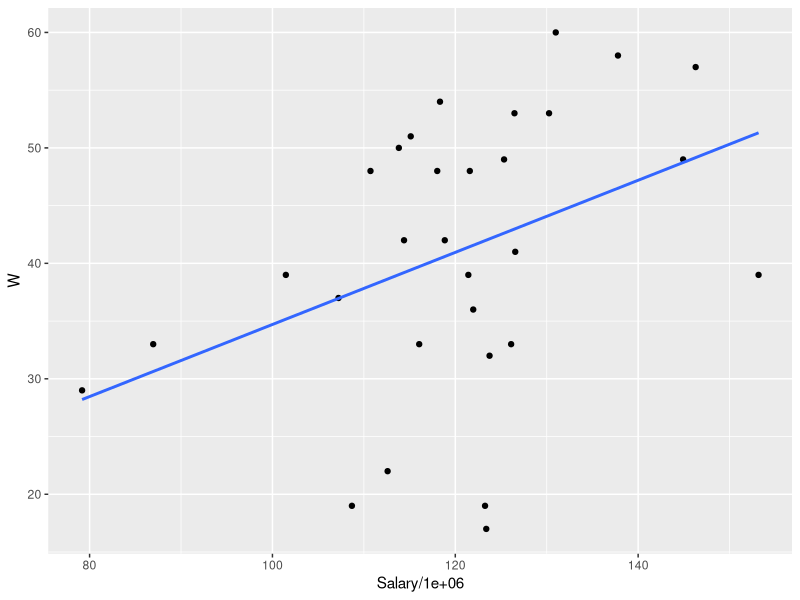
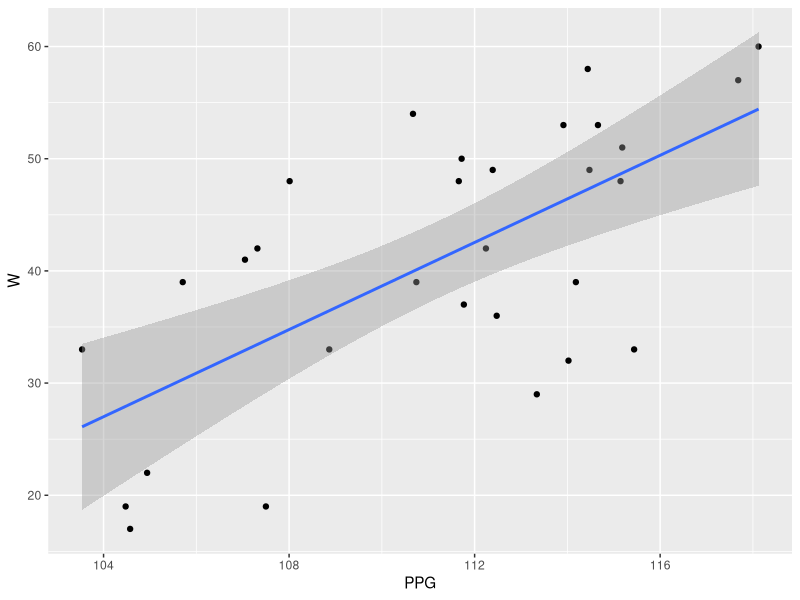
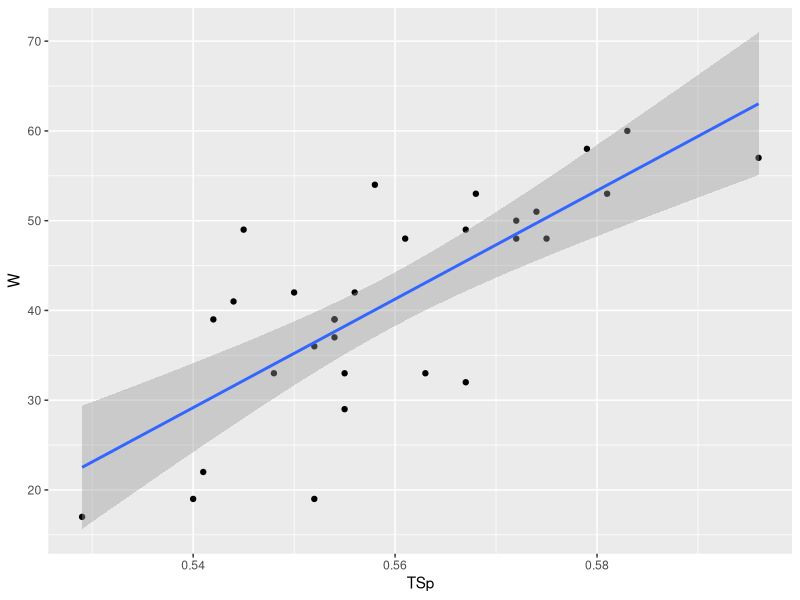
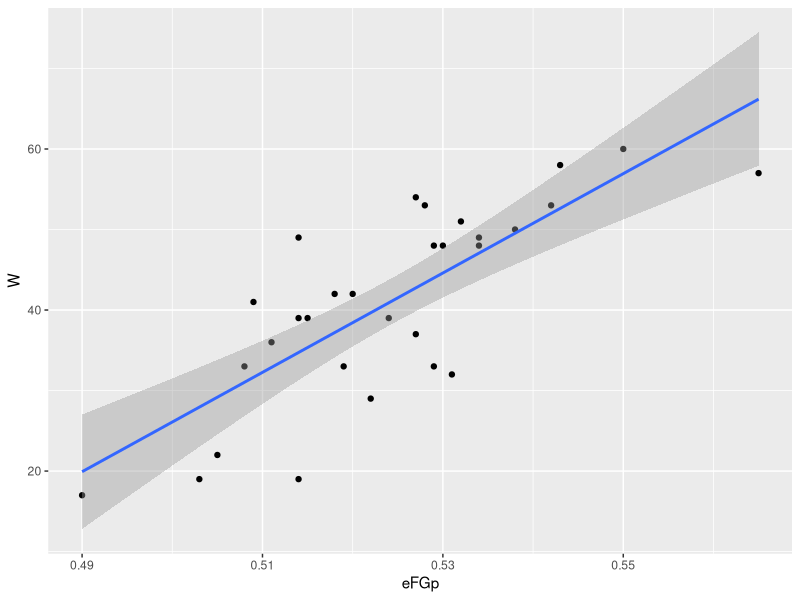
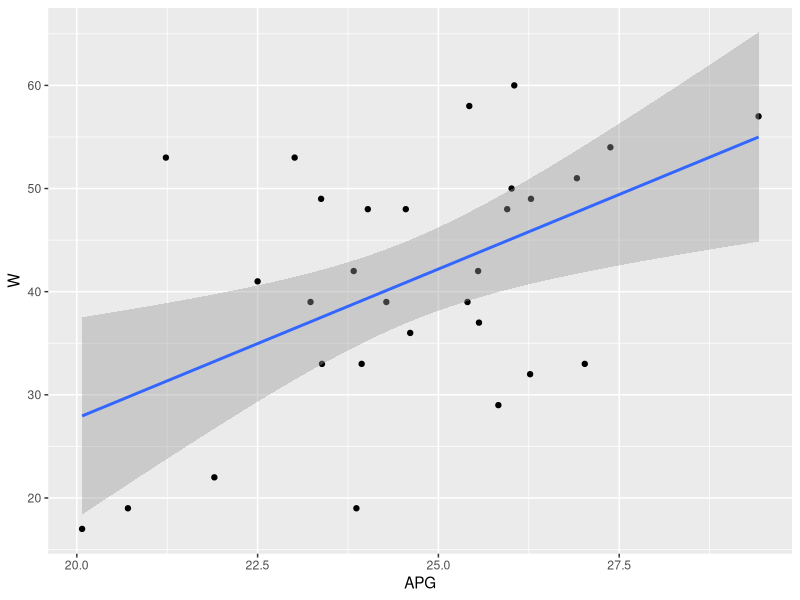
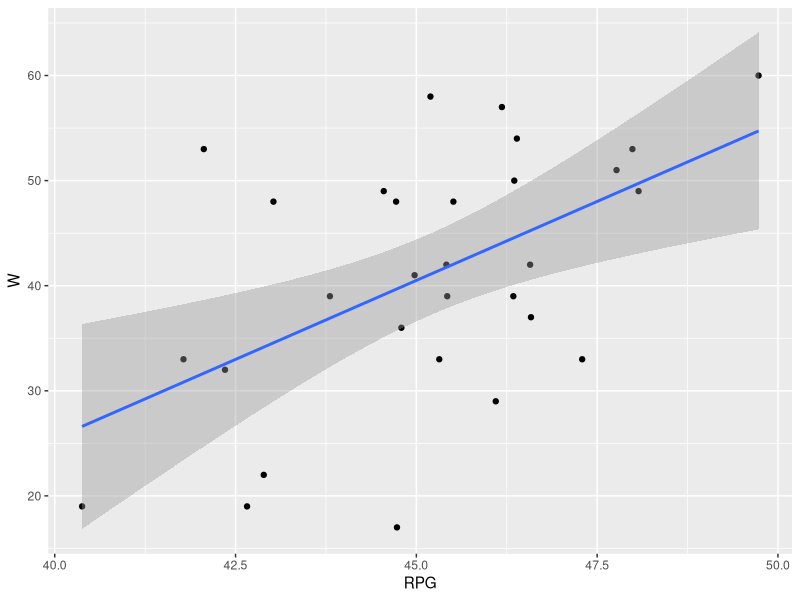
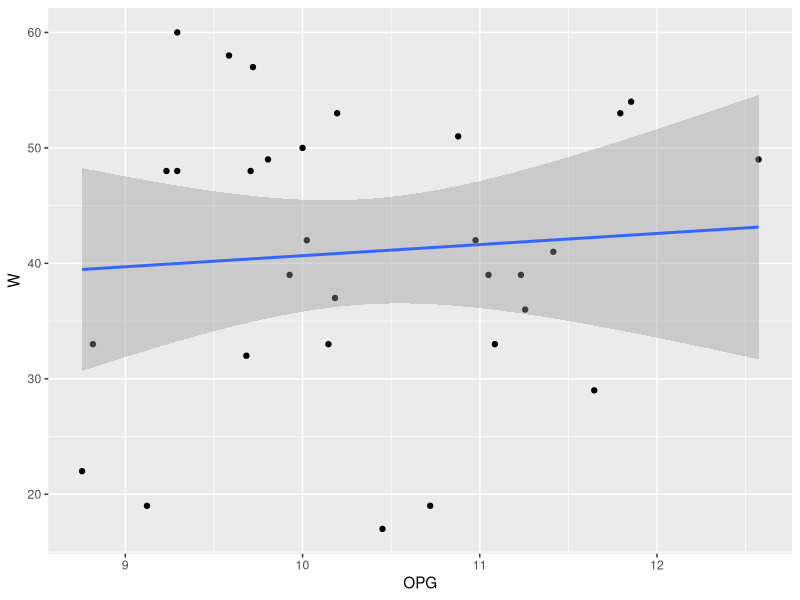
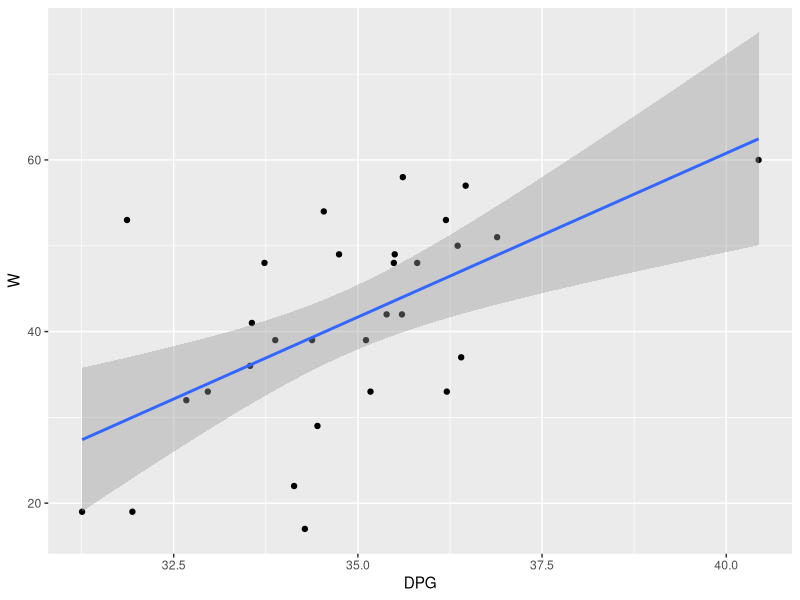

R code for these plots, in order:
## Exploratory Data Analysis - Teams


## Loading Relevant Packages

library(tidyverse)



## Reading in the Data

teams <- read_csv("data/processed/team_stats_final.csv")


## Exploratory Analysis of the Data

## Each cycle of code creates a plot, prints the plot & shows the correlation coefficient. The correlation is 
## important as it will contribute to the modelling process.


## Salary vs Wins


salary_wins <- teams %>%
  ggplot(aes(Salary / 1000000, W)) +
  geom_point() +
  geom_smooth(method = "lm", se = FALSE) 

salary_wins

cor(teams$Salary, teams$W, method = "pearson") # More money to spend does not equal more wins.


## PPG vs Wins


ppg_wins <- teams %>%
  ggplot(aes(PPG, W)) +
  geom_point() +
  geom_smooth(method = "lm") 

ppg_wins

cor(teams$PPG, teams$W, method = "pearson") # More points per game generally signifies more wins.


## TSp vs Wins

tsp_wins <- teams %>%
  ggplot(aes(TSp, W)) +
  geom_point() +
  geom_smooth(method = "lm") 

tsp_wins

cor(teams$TSp, teams$W, method = "pearson") # Higher true shooting percentage strongly contributes to more wins.



## eFGp vs Wins

efgp_wins <- teams %>%
  ggplot(aes(eFGp, W)) +
  geom_point() +
  geom_smooth(method = "lm") 

efgp_wins

cor(teams$eFGp, teams$W, method = "pearson") # Better field goal efficiency strongly contributes to more wins.


## APG vs Wins

apg_wins <- teams %>%
  ggplot(aes(APG, W)) +
  geom_point() +
  geom_smooth(method = "lm")

apg_wins

cor(teams$APG, teams$W, method = "pearson") # More assists per game moderately affects wins.



## RPG vs Wins


rpg_wins <- teams %>%
  ggplot(aes(RPG, W)) +
  geom_point() +
  geom_smooth(method = "lm")

rpg_wins

cor(teams$RPG, teams$W, method = "pearson") # More rebounds per game moderately affects wins.


## OPG vs Wins

opg_wins <- teams %>%
  ggplot(aes(OPG, W)) +
  geom_point() +
  geom_smooth(method = "lm")

opg_wins

cor(teams$OPG, teams$W, method = "pearson") # Offensive rebounds do not affect wins.


## DPG vs Wins

dpg_wins <- teams %>%
  ggplot(aes(DPG, W)) +
  geom_point() +
  geom_smooth(method = "lm")

dpg_wins

cor(teams$DPG, teams$W, method = "pearson") # More defensive rebounds per game moderately affects wins.


## SPG vs Wins

spg_wins <- teams %>%
  ggplot(aes(SPG, W)) +
  geom_point() +
  geom_smooth(method = "lm")

spg_wins

cor(teams$SPG, teams$W, method = "pearson") # More steals per weakly influences wins.


## BPG vs Wins

bpg_wins <- teams %>%
  ggplot(aes(BPG, W)) +
  geom_point() +
  geom_smooth(method = "lm")

bpg_wins

cor(teams$BPG, teams$W, method = "pearson") # Blocks per game moderately affects wins.


## TPG vs WIns

tpg_wins <- teams %>%
  ggplot(aes(TPG, W)) +
  geom_point() +
  geom_smooth(method = "lm")

tpg_wins

cor(teams$TPG, teams$W, method = "pearson") # Turnovers per game have a weak influence on losses.


## FPG vs Wins

fpg_wins <- teams %>%
  ggplot(aes(FPG, W)) +
  geom_point() +
  geom_smooth(method = "lm")

fpg_wins

cor(teams$FPG, teams$W, method = "pearson") # Fouls have a weak influence on losses.



  